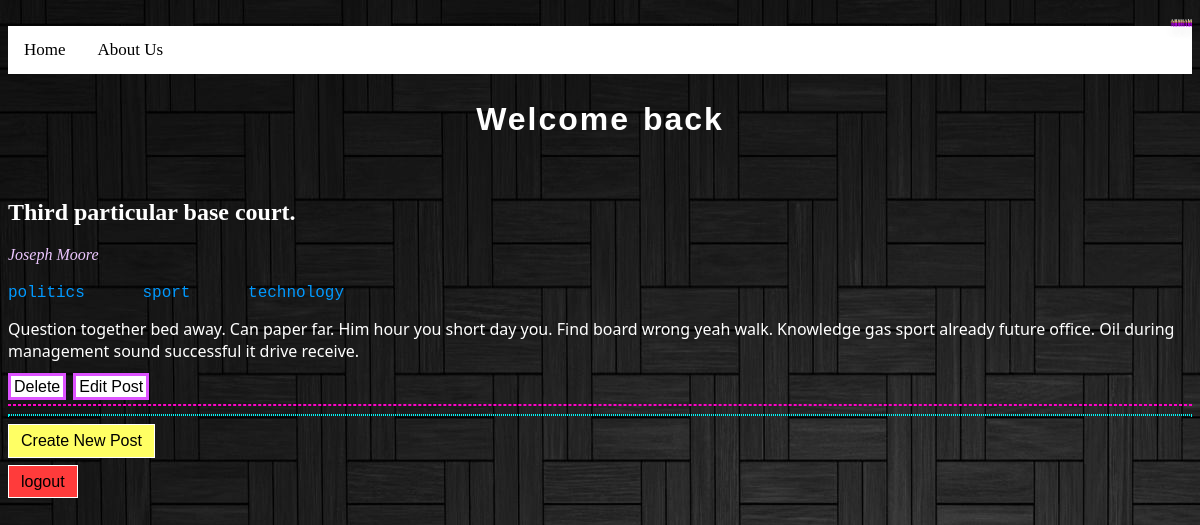
The app's page /search/sport with its own data.
### weblog.py (models this page shows)
class Post(db.Model):
    id = db.Column(db.Integer, primary_key=True)
    title = db.Column(db.String(200), nullable=False)
    image = db.Column(db.String(200))
    video = db.Column(db.String(200))
    content = db.Column(db.String(1000), nullable=False)
    date_created = db.Column(db.DateTime, default=datetime.now())
    author_id = db.Column(db.Integer, db.ForeignKey('user.id'))
    labels = db.relationship('Tag', secondary='post_tag', backref='posts_labeled')

class User(db.Model, UserMixin):
    id = db.Column(db.Integer, primary_key=True)
    name = db.Column(db.String(50), nullable=False)
    username = db.Column(db.String(50), nullable=False, unique=True)
    password = db.Column(db.String(30), nullable=False)
    role = db.Column(db.String(10), nullable=False)
    posts = db.relationship('Post', backref='author')

class Tag(db.Model):
    id = db.Column(db.Integer, primary_key=True)
    name = db.Column(db.String(50), nullable=False)

### weblog.py (the view)
@app.route('/search/<name>')
def search(name):
    all_posts = Post.query.all()
    posts = []
    for post in all_posts:
        if name in post.content:
            posts.append(post)
    return render_template('dashboard.html', posts=posts, user=current_user)

### templates/dashboard.html (shortened to what this page needs)
{% extends 'base.html' %}
{% block content %}
<div class="AS">
    <span>A</span>
    <span>R</span>
    <span>S</span>
    <span>H</span>
    <span>A</span>
    <span>M</span>
</div>
<link rel="stylesheet" href="{{url_for('static', filename='main4.css')}}">
<div class="topnav">
    <a href="{{url_for('index')}}">Home</a>
    <a class="toolb" href="{{url_for('about')}}">About Us</a>
</div>
<h1>Welcome back <h1><b>{{user.username}}</b></h1></h1>
{% for post in posts %}
    <h2>{{post.title}}</h2>
    <i>{{post.author.name}}</i>
    <p>{% for tag in post.labels %}<a class="tagss" href="/tag/{{tag.name}}">{{tag.name}}      </a>{% endfor %}</p>
    <p>{{post.content}}</p>
    <a class="delete" href="/delete/{{post.id}}">Delete</a>
    <a class="edit" href="/edit/{{post.id}}">Edit Post</a>
    <hr>
    <hr>
{% endfor %}
<a class="new_post" href="{{url_for('new_post')}}">Create New Post</a>
<br>
<a class="logout" href="{{url_for('logout')}}">logout</a>
{% endblock %}

### static/main4.css (style rules this page uses)
a.delete { white-space: pre-wrap; }
html { color: white; background-image: url("blackback.jpeg") }
p { font-family:'Segoe UI', Tahoma, Geneva, Verdana, sans-serif }
.tagss:link { color: #0099ff; text-decoration: none; white-space:pre-wrap; font-family: 'Courier New', Courier, monospace; }
i { color: rgb(237, 199, 255); }
.new_post:link, .new_post:visited { background-color: rgb(255, 255, 100); color: black; padding: 7px 12px; margin-bottom: 15px; text-decoration: none; display: inline-block; border: 0.15px solid white; text-align: left; font-family:sans-serif }
.logout:link, .logout:visited { background-color: rgb(255, 59, 59); color: black; padding: 7px 12px; text-decoration: none; border: 0.15px solid white; font-family:sans-serif }
h1 { text-align: center; letter-spacing: 2px; font-family: Impact, Haettenschweiler, 'Arial Narrow Bold', sans-serif; word-spacing: 2px; padding: 6px; }
hr { border: 1px dashed rgb(255, 0, 200); }
hr+hr { border: 1.5px dotted rgb(0, 245, 245); }
.edit:link, .edit:visited { color: black; background-color: white; border : 3px solid rgb(221, 83, 255); padding: 2px 3px; text-decoration: none; font-family:'Franklin Gothic Medium', 'Arial Narrow', Arial, sans-serif }
.delete:link, .delete:visited { color: black; background-color: white; border : 3px solid rgb(221, 83, 255); padding: 2px 3px; text-decoration: none; font-family: Arial, Helvetica, sans-serif; margin-right: 3px; font-family:'Franklin Gothic Medium', 'Arial Narrow', Arial, sans-serif }
.topnav { overflow: hidden; background-color: #ffffff; }
.topnav a { float: left; color: #000000; text-align: center; padding: 14px 16px; text-decoration: none; font-size: 17px; }
.AS { height: 100px; }
.AS span { position: relative; top: 10px; margin-bottom: 12.75px; display: inline-block; animation: bounce .3s ease infinite alternate; font-family: 'Titan One'cursive; font-size: 5px; color: #fff; text-shadow: 0 1px 0 rgb(255, 230, 0), 0 2px 0 rgb(195, 0, 255), 0 3px 0 rgb(195, 0, 255), 0 4px 0 rgb(195, 0, 255), 0 5px 0 rgb(195, 0, 255), 0 6px 0 transparent, 0 7px 0 transparent, 0 8px 0 transparent, 0 9px 0 transparent, 0 10px 10px rgba(0, 0, 0, 0.4); }
.AS span:nth-child(2) { animation-delay: .1s; }
.AS span:nth-child(3) { animation-delay: .2s; }
.AS span:nth-child(4) { animation-delay: .3s; }
.AS span:nth-child(5) { animation-delay: .4s; }
.AS span:nth-child(6) { animation-delay: .5s; }
.AS { width: 100%; height: 100%; background: rgba(255, 253, 253, 0); -webkit-font-smoothing: antialiased; display: flex; justify-content: right; align-items: right; }

### records on screen
Post: title "Third particular base court.", author.name "Joseph Moore", content "Question together bed away. Can paper far. Him hour you short day you. Find board wrong yeah walk. Knowledge gas sport already future office. Oil during management sound successful it drive receive."
Tag: name "politics"
Tag: name "sport"
Tag: name "technology"
